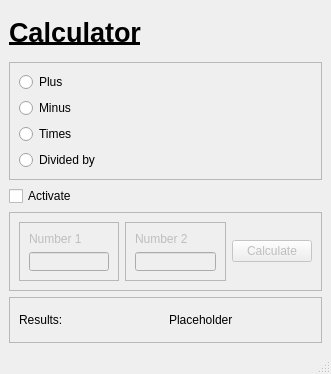
<?xml version="1.0" encoding="UTF-8"?>
<ui version="4.0">
 <class>calculatorMainWindow</class>
 <widget class="QMainWindow" name="calculatorMainWindow">
  <property name="geometry">
   <rect>
    <x>0</x>
    <y>0</y>
    <width>331</width>
    <height>374</height>
   </rect>
  </property>
  <property name="windowTitle">
   <string>MainWindow</string>
  </property>
  <widget class="QWidget" name="centralwidget">
   <layout class="QGridLayout" name="gridLayout">
    <item row="0" column="0">
     <widget class="QLabel" name="titleLbl">
      <property name="font">
       <font>
        <pointsize>20</pointsize>
        <weight>75</weight>
        <bold>true</bold>
        <underline>true</underline>
       </font>
      </property>
      <property name="text">
       <string>Calculator</string>
      </property>
     </widget>
    </item>
    <item row="1" column="0">
     <widget class="QFrame" name="operatorFrm">
      <property name="frameShape">
       <enum>QFrame::StyledPanel</enum>
      </property>
      <property name="frameShadow">
       <enum>QFrame::Sunken</enum>
      </property>
      <layout class="QVBoxLayout" name="verticalLayout">
       <item>
        <widget class="QRadioButton" name="plusRadBtn">
         <property name="text">
          <string>Plus</string>
         </property>
        </widget>
       </item>
       <item>
        <widget class="QRadioButton" name="minusRadBtn">
         <property name="text">
          <string>Minus</string>
         </property>
        </widget>
       </item>
       <item>
        <widget class="QRadioButton" name="timesRadBtn">
         <property name="text">
          <string>Times</string>
         </property>
        </widget>
       </item>
       <item>
        <widget class="QRadioButton" name="divideRadBtn">
         <property name="text">
          <string>Divided by</string>
         </property>
        </widget>
       </item>
      </layout>
     </widget>
    </item>
    <item row="2" column="0">
     <widget class="QCheckBox" name="activeCkBx">
      <property name="text">
       <string>Activate</string>
      </property>
     </widget>
    </item>
    <item row="3" column="0">
     <widget class="QFrame" name="numFrm">
      <property name="enabled">
       <bool>false</bool>
      </property>
      <property name="frameShape">
       <enum>QFrame::StyledPanel</enum>
      </property>
      <property name="frameShadow">
       <enum>QFrame::Sunken</enum>
      </property>
      <layout class="QHBoxLayout" name="horizontalLayout">
       <item>
        <widget class="QFrame" name="num1Frm">
         <property name="frameShape">
          <enum>QFrame::StyledPanel</enum>
         </property>
         <property name="frameShadow">
          <enum>QFrame::Sunken</enum>
         </property>
         <layout class="QVBoxLayout" name="verticalLayout_2">
          <item>
           <widget class="QLabel" name="num1Lbl">
            <property name="text">
             <string>Number 1</string>
            </property>
           </widget>
          </item>
          <item>
           <widget class="QLineEdit" name="num1LnEd">
            <property name="sizePolicy">
             <sizepolicy hsizetype="Fixed" vsizetype="Fixed">
              <horstretch>20</horstretch>
              <verstretch>10</verstretch>
             </sizepolicy>
            </property>
            <property name="minimumSize">
             <size>
              <width>20</width>
              <height>19</height>
             </size>
            </property>
           </widget>
          </item>
         </layout>
        </widget>
       </item>
       <item>
        <widget class="QFrame" name="num2Frm">
         <property name="frameShape">
          <enum>QFrame::StyledPanel</enum>
         </property>
         <property name="frameShadow">
          <enum>QFrame::Sunken</enum>
         </property>
         <layout class="QVBoxLayout" name="verticalLayout_3">
          <item>
           <widget class="QLabel" name="num2Lbl">
            <property name="text">
             <string>Number 2</string>
            </property>
           </widget>
          </item>
          <item>
           <widget class="QLineEdit" name="num2LnEd">
            <property name="sizePolicy">
             <sizepolicy hsizetype="Fixed" vsizetype="Fixed">
              <horstretch>0</horstretch>
              <verstretch>0</verstretch>
             </sizepolicy>
            </property>
            <property name="minimumSize">
             <size>
              <width>20</width>
              <height>19</height>
             </size>
            </property>
           </widget>
          </item>
         </layout>
        </widget>
       </item>
       <item>
        <widget class="QPushButton" name="calBtn">
         <property name="text">
          <string>Calculate</string>
         </property>
        </widget>
       </item>
      </layout>
     </widget>
    </item>
    <item row="4" column="0">
     <widget class="QFrame" name="resultFrm">
      <property name="frameShape">
       <enum>QFrame::StyledPanel</enum>
      </property>
      <property name="frameShadow">
       <enum>QFrame::Sunken</enum>
      </property>
      <layout class="QHBoxLayout" name="horizontalLayout_2">
       <item>
        <widget class="QLabel" name="resultLbl">
         <property name="text">
          <string>Results:</string>
         </property>
        </widget>
       </item>
       <item>
        <widget class="QLabel" name="resultNumLbl">
         <property name="text">
          <string>Placeholder</string>
         </property>
        </widget>
       </item>
      </layout>
     </widget>
    </item>
   </layout>
  </widget>
  <widget class="QMenuBar" name="menubar">
   <property name="geometry">
    <rect>
     <x>0</x>
     <y>0</y>
     <width>331</width>
     <height>18</height>
    </rect>
   </property>
  </widget>
  <widget class="QStatusBar" name="statusbar"/>
 </widget>
 <resources/>
 <connections>
  <connection>
   <sender>activeCkBx</sender>
   <signal>clicked(bool)</signal>
   <receiver>numFrm</receiver>
   <slot>setEnabled(bool)</slot>
   <hints>
    <hint type="sourcelabel">
     <x>63</x>
     <y>185</y>
    </hint>
    <hint type="destinationlabel">
     <x>184</x>
     <y>206</y>
    </hint>
   </hints>
  </connection>
 </connections>
</ui>
